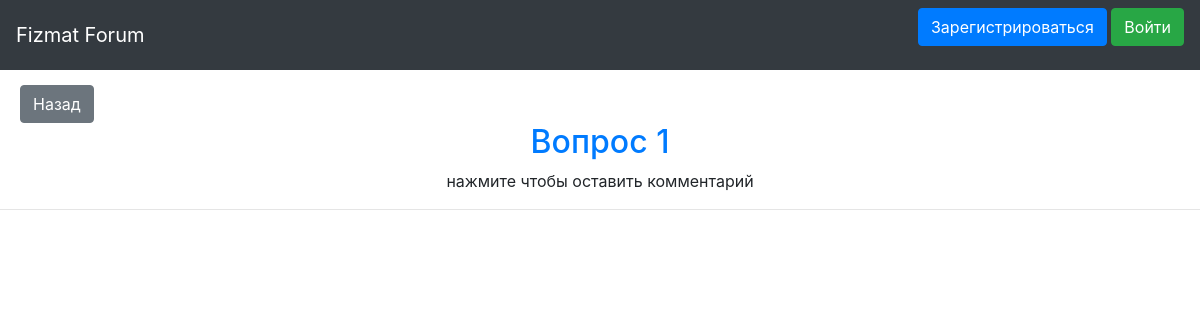
Before: /thread/1 with the older database file.
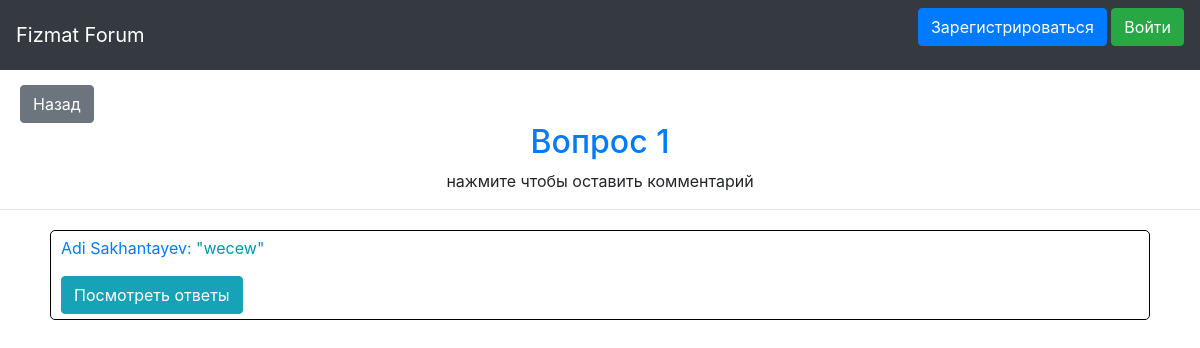
After: the same page with the newer database file.
### data/threads.py (models this page shows)
class Thread(SqlAlchemyBase, UserMixin, SerializerMixin):
    __tablename__ = 'threads'
    id = sqlalchemy.Column(sqlalchemy.Integer, primary_key=True, autoincrement=True)
    title = sqlalchemy.Column(sqlalchemy.String, nullable=False)
    user_id = sqlalchemy.Column(sqlalchemy.Integer, sqlalchemy.ForeignKey("users.id"))
    like_count = sqlalchemy.Column(sqlalchemy.Integer, nullable=False)
    view_count = sqlalchemy.Column(sqlalchemy.Integer, nullable=False)
    comment_count = sqlalchemy.Column(sqlalchemy.Integer, nullable=False)
    user = orm.relation('User')
    categories = orm.relation("Category",
                              secondary=association_table,
                              backref="threads")

### data/comments.py (models this page shows)
class Comment(SqlAlchemyBase, UserMixin, SerializerMixin):
    __tablename__ = 'comments'
    id = sqlalchemy.Column(sqlalchemy.Integer, primary_key=True, autoincrement=True)
    text = sqlalchemy.Column(sqlalchemy.String, nullable=False)
    user_id = sqlalchemy.Column(sqlalchemy.Integer, sqlalchemy.ForeignKey("users.id"))
    thread_id = sqlalchemy.Column(sqlalchemy.Integer, sqlalchemy.ForeignKey("threads.id"))
    user = orm.relation('User')
    thread = orm.relation('Thread')

### data/users.py (models this page shows, shortened)
class User(SqlAlchemyBase, UserMixin, SerializerMixin):
    __tablename__ = 'users'
    id = sqlalchemy.Column(sqlalchemy.Integer, primary_key=True, autoincrement=True)
    surname = sqlalchemy.Column(sqlalchemy.String, nullable=False)
    name = sqlalchemy.Column(sqlalchemy.String, nullable=False)
    age = sqlalchemy.Column(sqlalchemy.Integer, nullable=False)
    grade = sqlalchemy.Column(sqlalchemy.Integer, nullable=False)
    email = sqlalchemy.Column(sqlalchemy.String, index=True, unique=True, nullable=False)
    hashed_password = sqlalchemy.Column(sqlalchemy.String)

### main.py (the view, shortened to what this page needs)
@app.route('/thread/<tid>')
def indexed_thread(tid):
    session = db_session.create_session()
    thread = session.query(Thread).filter(Thread.id == tid).first()
    return render_template('indexed_thread.html',
                           thread=session.query(Thread).filter(Thread.id == tid).first(),
                           comments=session.query(Comment).filter(Comment.thread_id == tid).all())

### data/db_session.py (called while the page is built)
def create_session() -> Session:
    global __factory
    return __factory()

### templates/indexed_thread.html (shortened to what this page needs)
{% extends "base.html" %}
{% block content %}
<a href="/" class="btn btn-secondary" style="color: #fff;margin-left: 20px;margin-top: 15px;">Назад</a>
<div class="form"><a href="/add_comment/{{thread.id}}"><h2 align="center">{{ thread.title }}</h2></a></div>
<p align="center">нажмите чтобы оставить комментарий</p>
<hr/>
{% for comm in comments %}
<div class="comment">
    <p><a target="_blank" href="/profile/{{ comm.user_id }}">{{ comm.user.name }} {{ comm.user.surname }}</a>: "{{ comm.text }}"</p>
    <a href="/answers/{{comm.id}}" class="btn btn-info">Посмотреть ответы</a>
</div>
{% endfor %}
{% endblock %}

### templates/base.html (shortened to what this page needs)
<!DOCTYPE html>
<html lang="en">
<head>
                    <link rel="stylesheet"
                    href="https://stackpath.bootstrapcdn.com/bootstrap/4.4.1/css/bootstrap.min.css"
>
    <link rel="stylesheet" href="/static/css/style.css">
</head>
<body>
    <nav class="navbar navbar-dark bg-dark">
        <a class="navbar-brand" href="/">Fizmat Forum</a>
                {% if current_user.is_authenticated %}
                    <span>
                        <a target="_blank" class="navbar-brand" href="/profile/{{current_user.id}}">{{ current_user.name }} {{ current_user.surname }}</a>
                        <a class="btn btn-light" href="/logout">Выйти</a>
                    </span>
                {% else %}
                    <p>
                        <a class="btn btn-primary " href="/register">Зарегистрироваться</a>
                        <a class="btn btn-success" href="/login">Войти</a>
                    </p>
                {% endif %}
    </nav>
{% block content %}{% endblock %}
</body>
</html>

### static/css/style.css (style rules this page uses)
.form { margin-left: 250px; margin-right: 250px; }
.comment { margin-left: 50px; margin-right: 50px; margin-top: 20px; border: solid 1px black; border-radius: 5px; padding: 5px 10px 5px 10px; color: #09a; }

Changed rows visible on the page:
added Comment: user.name "Adi", user.surname "Sakhantayev", text "wecew"
